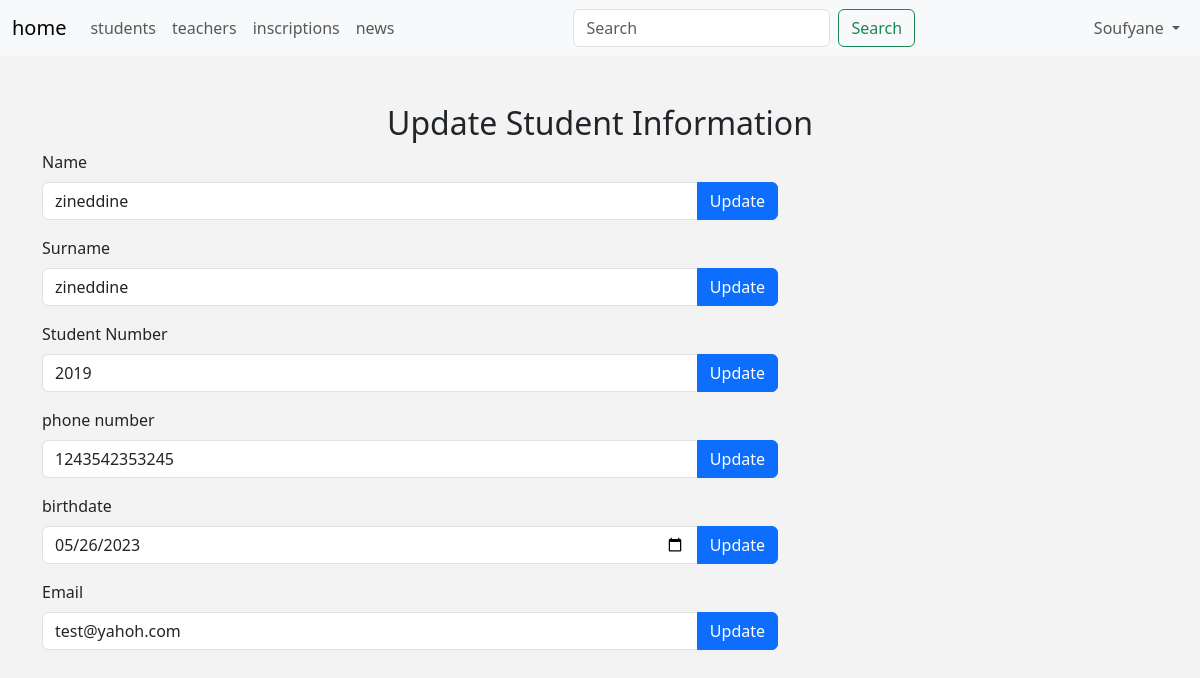
The page /admin/manage-student.php?action=edit&student_id=11 (signed in) on the database its author committed.
### tables this page shows
CREATE TABLE `Etudiants` (
  `id` int NOT NULL,
  `nom` varchar(50) NOT NULL,
  `prenom` varchar(50) NOT NULL,
  `date_naissance` date NOT NULL,
  `email` varchar(255) NOT NULL,
  `num_etudiant` varchar(255) NOT NULL,
  `password` varchar(255) NOT NULL,
  `telephone` varchar(20) NOT NULL,
  `photo` mediumblob NOT NULL
);

### admin/manage-student.php (the view, shortened to what this page needs)
<?php
if (isset($_SESSION['username'])) {
    include 'init.php';
    $student_id = isset($_GET['student_id']) && is_numeric($_GET['student_id']) ? intval($_GET['student_id']) : 0;
    $stmt = $connection->prepare("SELECT * FROM Etudiants WHERE id = ?");
    $stmt->execute(array($student_id));
    $student = $stmt->fetch(PDO::FETCH_ASSOC);
        ?>
        <?php
    if(isset($_GET['action']) && $_GET['action'] == 'edit') {
        ?>
        <div class="container">
            <h2 class="text-center mt-5">Update Student Information</h2>
            <form action="<?php $_SERVER['PHP_SELF']?>" method="POST" class="">
                <div class="row mb-3">
                    <div class="col-md-8">
                        <label for="first_name" class="form-label">Name</label>
                        <div class="input-group">
                            <input type="text" class="form-control" id="first_name" name="name" value="<?php  echo $student['nom']; ?>">
                            <button class="btn btn-primary" name="update-student-name" type="submit">Update</button>
                        </div>
                    </div>
                </div>
            </form>
            <form action="<?php $_SERVER['PHP_SELF']?>" method="post">
                <div class="row mb-3">
                    <div class="col-md-8">
                        <label for="surname" class="form-label">Surname</label>
                        <div class="input-group">
                            <input type="text" class="form-control" id="first_name" name="surname" value="<?php  echo $student['prenom']; ?>">
                            <button class="btn btn-primary" name="update-student-surname" type="submit">Update</button>
                        </div>
                    </div>
                </div>
            </form>
            <form action="<?php $_SERVER['PHP_SELF']?>" method="post">
                <div class="row mb-3">
                    <div class="col-md-8">
                        <label for="student-number" class="form-label">Student Number</label>
                        <div class="input-group">
                            <input type="text" class="form-control" id="student-number" name="student-number" value="<?php  echo $student['num_etudiant']; ?>">
                            <button class="btn btn-primary" name="update-student-number" type="submit">Update</button>
                        </div>
                    </div>
                </div>
            </form>
            <form action="<?php $_SERVER['PHP_SELF']?>" method="post">
                <div class="row mb-3">
                    <div class="col-md-8">
                        <label for="phone-number" class="form-label">phone number</label>
                        <div class="input-group">
                            <input type="text" class="form-control" id="phone-number" name="phone-number" value="<?php  echo $student['telephone']; ?>">
                            <button class="btn btn-primary" name="update-phone-number" type="submit">Update</button>
                        </div>
                    </div>
                </div>
            </form>
            <form action="<?php $_SERVER['PHP_SELF']?>" method="post">
                <div class="row mb-3">
                    <div class="col-md-8">
                        <label for="birthdate" class="form-label">birthdate</label>
                        <div class="input-group">
                            <input type="date" class="form-control" id="birth-date" name="birthdate" value="<?php  echo $student['date_naissance']; ?>">
                            <button class="btn btn-primary" name="update-student-birthdate" type="submit">Update</button>
                        </div>
                    </div>
                </div>
            </form>
            <form action="<?php $_SERVER['PHP_SELF']?>" method="POST">
                <div class="row mb-3">
                    <div class="col-md-8">
                        <label for="email" class="form-label">Email</label>
                        <div class="input-group">
                            <input type="email" class="form-control" id="email" name="email" value="<?php  echo $student['email']; ?>">
                            <button class="btn btn-primary" name="update-student-email"  type="submit">Update</button>
                        </div>
                    </div>
                </div>
            </form>
        </div>
        <?php
    }
    include $tpl . 'footer.php';
} else {
    echo 'You are not authorized to view this page.';
    header('Location: index.php');
    exit();
}
?>

### admin/layout/css/backend.css (style rules this page uses)
body { background-color: #f3f3f3; }

### rows shown on the page
etudiants: name "zineddine", surname "zineddine", student-number "2019", phone-number "1243542353245", birthdate "05/26/2023", email "test@yahoh.com"

### other values the page prints
lang("HOME") "home"
lang("STUDENTS") "students"
lang("TEACHERS") "teachers"
lang("INSCRIPTIONS") "inscriptions"
lang("NEWS") "news"
$_SESSION['username'] "Soufyane"
